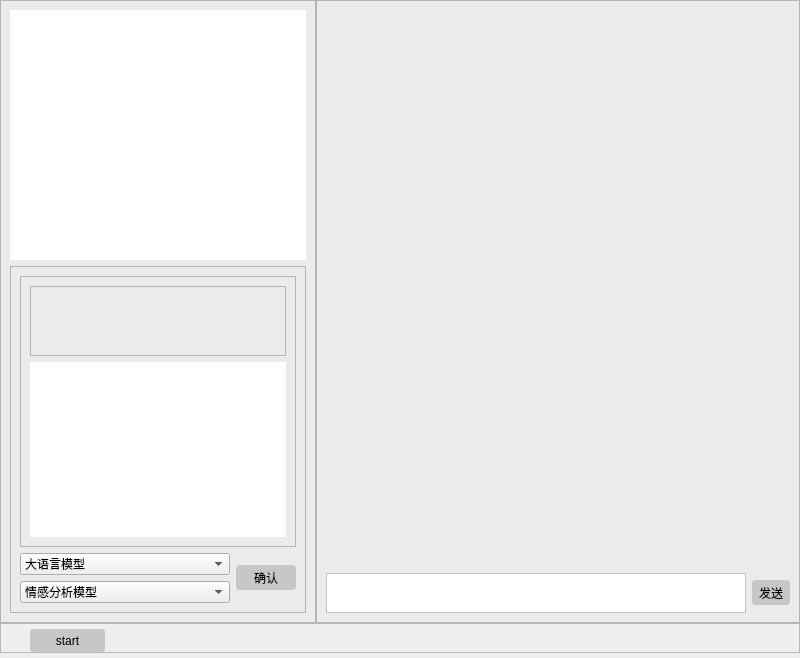
<?xml version="1.0" encoding="UTF-8"?>
<ui version="4.0">
 <class>MainWindow</class>
 <widget class="QMainWindow" name="MainWindow">
  <property name="geometry">
   <rect>
    <x>0</x>
    <y>0</y>
    <width>800</width>
    <height>631</height>
   </rect>
  </property>
  <property name="windowTitle">
   <string>MainWindow</string>
  </property>
  <widget class="QWidget" name="centralwidget">
   <layout class="QGridLayout" name="gridLayout">
    <property name="leftMargin">
     <number>0</number>
    </property>
    <property name="topMargin">
     <number>0</number>
    </property>
    <property name="rightMargin">
     <number>0</number>
    </property>
    <property name="bottomMargin">
     <number>5</number>
    </property>
    <property name="spacing">
     <number>0</number>
    </property>
    <item row="0" column="0">
     <widget class="QFrame" name="frame">
      <property name="minimumSize">
       <size>
        <width>300</width>
        <height>0</height>
       </size>
      </property>
      <property name="maximumSize">
       <size>
        <width>16777215</width>
        <height>16777215</height>
       </size>
      </property>
      <property name="styleSheet">
       <string notr="true">QFrame{
	background-color:rgb(235, 235, 235)
}</string>
      </property>
      <property name="frameShape">
       <enum>QFrame::StyledPanel</enum>
      </property>
      <property name="frameShadow">
       <enum>QFrame::Raised</enum>
      </property>
      <layout class="QVBoxLayout" name="verticalLayout">
       <item>
        <widget class="QLabel" name="label_video">
         <property name="minimumSize">
          <size>
           <width>0</width>
           <height>250</height>
          </size>
         </property>
         <property name="styleSheet">
          <string notr="true">QLabel{
	background-color:rgb(255, 255, 255)
}</string>
         </property>
         <property name="text">
          <string/>
         </property>
        </widget>
       </item>
       <item>
        <widget class="QFrame" name="frame_4">
         <property name="maximumSize">
          <size>
           <width>16777215</width>
           <height>16777215</height>
          </size>
         </property>
         <property name="frameShape">
          <enum>QFrame::StyledPanel</enum>
         </property>
         <property name="frameShadow">
          <enum>QFrame::Raised</enum>
         </property>
         <layout class="QGridLayout" name="gridLayout_2">
          <item row="1" column="0">
           <widget class="QComboBox" name="comboBox">
            <item>
             <property name="text">
              <string>大语言模型</string>
             </property>
            </item>
           </widget>
          </item>
          <item row="1" column="1" rowspan="2">
           <widget class="QPushButton" name="pushButton">
            <property name="maximumSize">
             <size>
              <width>60</width>
              <height>16777215</height>
             </size>
            </property>
            <property name="styleSheet">
             <string notr="true">QPushButton{
	background-color:rgb(199, 199, 199);
	border: none;
	border-radius: 3px;
	height: 25px;
}

QPushButton::hover{
	background-color:rgb(157, 157, 157);
}</string>
            </property>
            <property name="text">
             <string>确认</string>
            </property>
           </widget>
          </item>
          <item row="2" column="0">
           <widget class="QComboBox" name="select_MsaModels">
            <item>
             <property name="text">
              <string>情感分析模型</string>
             </property>
            </item>
            <item>
             <property name="text">
              <string>lf_dnn</string>
             </property>
            </item>
            <item>
             <property name="text">
              <string>tgmn</string>
             </property>
            </item>
           </widget>
          </item>
          <item row="0" column="0" colspan="2">
           <widget class="QFrame" name="frame_5">
            <property name="frameShape">
             <enum>QFrame::StyledPanel</enum>
            </property>
            <property name="frameShadow">
             <enum>QFrame::Raised</enum>
            </property>
            <layout class="QVBoxLayout" name="verticalLayout_3">
             <item>
              <widget class="QTextBrowser" name="textBrowser_res">
               <property name="minimumSize">
                <size>
                 <width>0</width>
                 <height>0</height>
                </size>
               </property>
               <property name="styleSheet">
                <string notr="true">QTextBrowser{
	text-align: right
}</string>
               </property>
              </widget>
             </item>
             <item>
              <widget class="QLabel" name="show_feature">
               <property name="minimumSize">
                <size>
                 <width>20</width>
                 <height>175</height>
                </size>
               </property>
               <property name="maximumSize">
                <size>
                 <width>300</width>
                 <height>200</height>
                </size>
               </property>
               <property name="styleSheet">
                <string notr="true">QLabel{
	background-color:rgb(255, 255, 255)
}</string>
               </property>
               <property name="text">
                <string/>
               </property>
              </widget>
             </item>
            </layout>
           </widget>
          </item>
         </layout>
        </widget>
       </item>
      </layout>
     </widget>
    </item>
    <item row="1" column="0" colspan="2">
     <widget class="QFrame" name="frame_3">
      <property name="minimumSize">
       <size>
        <width>0</width>
        <height>30</height>
       </size>
      </property>
      <property name="frameShape">
       <enum>QFrame::StyledPanel</enum>
      </property>
      <property name="frameShadow">
       <enum>QFrame::Raised</enum>
      </property>
      <widget class="QPushButton" name="pushButton_start">
       <property name="geometry">
        <rect>
         <x>30</x>
         <y>6</y>
         <width>75</width>
         <height>23</height>
        </rect>
       </property>
       <property name="baseSize">
        <size>
         <width>0</width>
         <height>0</height>
        </size>
       </property>
       <property name="styleSheet">
        <string notr="true">QPushButton{
	background-color:rgb(199, 199, 199);
	border: none;
	border-radius: 3px;
	height: 25px;
}

QPushButton::hover{
	background-color:rgb(157, 157, 157);
}</string>
       </property>
       <property name="text">
        <string>start</string>
       </property>
      </widget>
     </widget>
    </item>
    <item row="0" column="1">
     <widget class="QFrame" name="frame_2">
      <property name="maximumSize">
       <size>
        <width>16777215</width>
        <height>16777215</height>
       </size>
      </property>
      <property name="styleSheet">
       <string notr="true">QFrame{
	background-color:rgb(235, 235, 235);
	border-left: 0.5px dashed
}</string>
      </property>
      <property name="frameShape">
       <enum>QFrame::StyledPanel</enum>
      </property>
      <property name="frameShadow">
       <enum>QFrame::Raised</enum>
      </property>
      <layout class="QGridLayout" name="gridLayout_3">
       <item row="1" column="0">
        <widget class="QPlainTextEdit" name="plainTextEdit">
         <property name="maximumSize">
          <size>
           <width>420</width>
           <height>40</height>
          </size>
         </property>
         <property name="styleSheet">
          <string notr="true">QPlainTextEdit{
background-color:rgb(255, 255, 255)
}</string>
         </property>
        </widget>
       </item>
       <item row="1" column="1">
        <widget class="QPushButton" name="Button_emit">
         <property name="minimumSize">
          <size>
           <width>20</width>
           <height>0</height>
          </size>
         </property>
         <property name="styleSheet">
          <string notr="true">QPushButton{
	background-color:rgb(199, 199, 199);
	border: none;
	border-radius: 3px;
	height: 25px;
}

QPushButton::hover{
	background-color:rgb(157, 157, 157);
}</string>
         </property>
         <property name="text">
          <string>发送</string>
         </property>
        </widget>
       </item>
       <item row="0" column="0" colspan="2">
        <widget class="QScrollArea" name="scrollArea">
         <property name="styleSheet">
          <string notr="true">border:initial;
border: 0px solid;</string>
         </property>
         <property name="widgetResizable">
          <bool>true</bool>
         </property>
         <widget class="QWidget" name="scrollAreaWidgetContents">
          <property name="geometry">
           <rect>
            <x>0</x>
            <y>0</y>
            <width>464</width>
            <height>530</height>
           </rect>
          </property>
          <layout class="QVBoxLayout" name="verticalLayout_2"/>
         </widget>
        </widget>
       </item>
      </layout>
     </widget>
    </item>
   </layout>
  </widget>
 </widget>
 <resources/>
 <connections/>
</ui>
